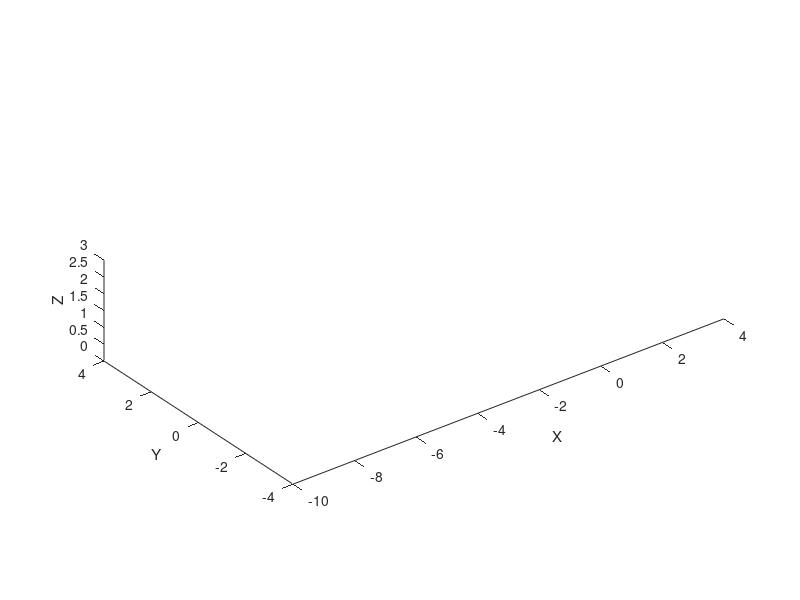

Write MATLAB code to recreate this figure. (Note: this script raises an error after producing the figure.)
function PlotEnvironment()
    %% Load Images
    groundImage = 'Floor.png';
    wallImage1 = 'FactoryWall.png'; 
    wallImage2 = 'ExitWall.png'; 

    % Load sign images
    safetySign = 'Saftey.jpg'; 
    robotOperationSign = 'RobotOperation.jpg';
    emergencyStopSign = 'EmergencyStop.jpg';
    cautionRoboticSign = 'CautionRobotic.jpg';
    eyeProtectionSign = 'EyeProtection.png';
    hairContainedSign = 'HairContained.png';

    %% Create the figure window

    hold on;
    %% Sets axis properties
    axis equal;
    xlabel('X');
    ylabel('Y');
    zlabel('Z');
    view(3);
    grid off;  % Turn off the grid

    %% Set axis limits and camera properties
    xmin=-10;
    xmax=4;

    ymin=-4;
    ymax=4;

    zmin=0;
    zmax=3;
    
    xlim([xmin, xmax]);
    ylim([ymin, ymax]);
    zlim([zmin, zmax]);
    
    camlight('headlight');  
    lighting phong;

    %% Create the ground plane
    [xGround, yGround] = meshgrid(-10:0.1:4, -4:0.1:4); 
    zGround = zeros(size(xGround));

    %% Create the first wall plane along the y-axis
    [xWall1, zWall1] = meshgrid(-10:0.1:4.2, 0:0.1:4);
    yWall1 = 4 * ones(size(xWall1));

    %% Create the second wall plane along the x-axis
    [yWall2, zWall2] = meshgrid(-8:0.1:4, 0:0.1:4);
    xWall2 = 4 * ones(size(yWall2));

    %% Plot the ground and walls using the helper function
    plotSurfaceWithTexture(xGround, yGround, zGround, groundImage);
    plotSurfaceWithTexture(xWall1, yWall1, zWall1, wallImage1);
    plotSurfaceWithTexture(xWall2, yWall2, zWall2, wallImage2);

    %% Plot objects using placeAndTransformObject

    % Plot the table
    placeAndTransformObject('tableBrown2.1x1.4x0.5m.ply', [2.4, 3, 0], [0.8, 0.3, 1.6], 90, [0.4, 0.4, 0.4]);

    % Plot the fire extinguisher
    placeAndTransformObject('fireExtinguisher.ply', [2.4, 1.9, 0.01], [1, 1, 1], 0);

    % Plot the person
    placeAndTransformObject('personMaleCasual.ply', [3.4, 3, 0.01], [0.8, 0.8, 0.8], 180);

    % Plot the emergency stop button
    placeAndTransformObject('emergencyStopButton.ply', [2.5, 3, 0.8], [0.5, 0.5, 0.5], 0);

    % Plot the boxes conveyor
    placeAndTransformObject('ConveyerBeltBoxes.ply', [0, 1.69, 0], [1, 1, 1], -90);

    % Plot the pancake conveyor
    placeAndTransformObject('ConveyerBeltPancake.ply', [-3, 2.79, 0], [1, 1, 1], -90);

    % Plot the barriers
    placeAndTransformObject('SafetyWall.ply', [4, 0.6, 0.01], [0.01, 0.01, 0.01], 0, [0.5, 0.5, 0.5]); %Wall without Door
    placeAndTransformObject('PlasticStripDoor.ply', [2.2, 1.8, 0.01], [0.01, 0.01, 0.01], 270, [0.5, 0.5, 0.5]); %Wall with Door

    % Plot the box closer
    placeAndTransformObject('AutoBoxCloser.ply', [-2, -0.325, 0.6], [1, 1, 1], 90, [0.6, 0.6, 0.6]);

    % Plot the boxes
    placeAndTransformObject('BoxOpen.ply', [-6,0.09,0], [1, 1, 1], 90, [0.851, 0.722, 0.545]);
    placeAndTransformObject('BoxOpen.ply', [-4,0.09,0], [1, 1, 1], 90, [0.851, 0.722, 0.545]);

    %Plot the pallet
    placeAndTransformObject('Pallet.ply', [2.3,-0.7,0], [1.2, 1.2, 1.2], 0, [0.851, 0.722, 0.545]);
    placeAndTransformObject('Pallet.ply', [2.3,-0.7,0.15], [1.2, 1.2, 1.2], 90, [0.851, 0.722, 0.545]);
    placeAndTransformObject('Pallet.ply', [2.3,-0.7,0.3], [1.2, 1.2, 1.2], 0, [0.851, 0.722, 0.545]);

    %Plot the forklift
    placeAndTransformObject('Forklift.ply', [2.3,-2.7,0], [1, 1, 1], 0);

    %Plot the Light Curtains
    placeAndTransformObject('LightCurtain.ply', [1.5,-0.35 ,0], [1.6, 1.6, 1], 0, [0.8, 0.0, 0.0], 0.2);
    placeAndTransformObject('LightCurtain.ply', [-5.2,0.6,0], [5, 1.9, 1], 0, [0.8, 0.0, 0.0], 0.2);

    %% Define sign positions and sizes
    signWidth = 0.8;  
    signHeight = 0.6;  
    signLift1 = 0.8;  % Amount to lift the signs above the ground for row 1
    signLift2 = 1.5;  % Amount to lift the signs above the ground for row 2
    
    %Saftey Sign
    safetySignX = -3;
    safetySignY = 3.99;

    %RobotOperation
    robotOperationSignX = -4.3;
    robotOperationSignY = 3.99;

    %RobotOperation
    emergencyStopSignX = -3;
    emergencyStopSignY = 3.99;

    %RobotOperation
    cautionRoboticSignX = -4.3;
    cautionRoboticSignY = 3.99;

    %EyeProtection
    EyeProtectionSignX = 2.75;
    EyeProtectionSignY = 3.99;

    %HairContained
    HairContainedSignX = 2.75;
    HairContainedSignY = 3.99;


    % Plot the sign with the texture
    plotImageOnSurface([safetySignX, safetySignY, signLift1 + signHeight], [safetySignX + signWidth, safetySignY, signLift1 + signHeight], [safetySignX, safetySignY, signLift1], [safetySignX + signWidth, safetySignY, signLift1], safetySign);
    
    plotImageOnSurface([robotOperationSignX, robotOperationSignY, signLift1 + signHeight], [robotOperationSignX + signWidth, robotOperationSignY, signLift1 + signHeight], [robotOperationSignX, robotOperationSignY, signLift1], [robotOperationSignX + signWidth, robotOperationSignY, signLift1], robotOperationSign);

    plotImageOnSurface([emergencyStopSignX, emergencyStopSignY, signLift2 + signHeight], [emergencyStopSignX + signWidth, emergencyStopSignY, signLift2 + signHeight], [emergencyStopSignX, emergencyStopSignY, signLift2], [emergencyStopSignX + signWidth, emergencyStopSignY, signLift2], emergencyStopSign);

    plotImageOnSurface([cautionRoboticSignX, cautionRoboticSignY, signLift2 + signHeight], [cautionRoboticSignX + signWidth, cautionRoboticSignY, signLift2 + signHeight], [cautionRoboticSignX, cautionRoboticSignY, signLift2], [cautionRoboticSignX + signWidth, cautionRoboticSignY, signLift2], cautionRoboticSign);

    plotImageOnSurface([EyeProtectionSignX, EyeProtectionSignY, signLift1 + signHeight], [EyeProtectionSignX + 0.5, EyeProtectionSignY, signLift1 + signHeight], [EyeProtectionSignX, EyeProtectionSignY, signLift1], [EyeProtectionSignX + 0.5, EyeProtectionSignY, signLift1], eyeProtectionSign);

    plotImageOnSurface([HairContainedSignX, HairContainedSignY, signLift2 + signHeight], [HairContainedSignX + 0.5, HairContainedSignY, signLift2 + signHeight], [HairContainedSignX, HairContainedSignY, signLift2], [HairContainedSignX + 0.5, HairContainedSignY, signLift2], hairContainedSign);

    hold off;
end

